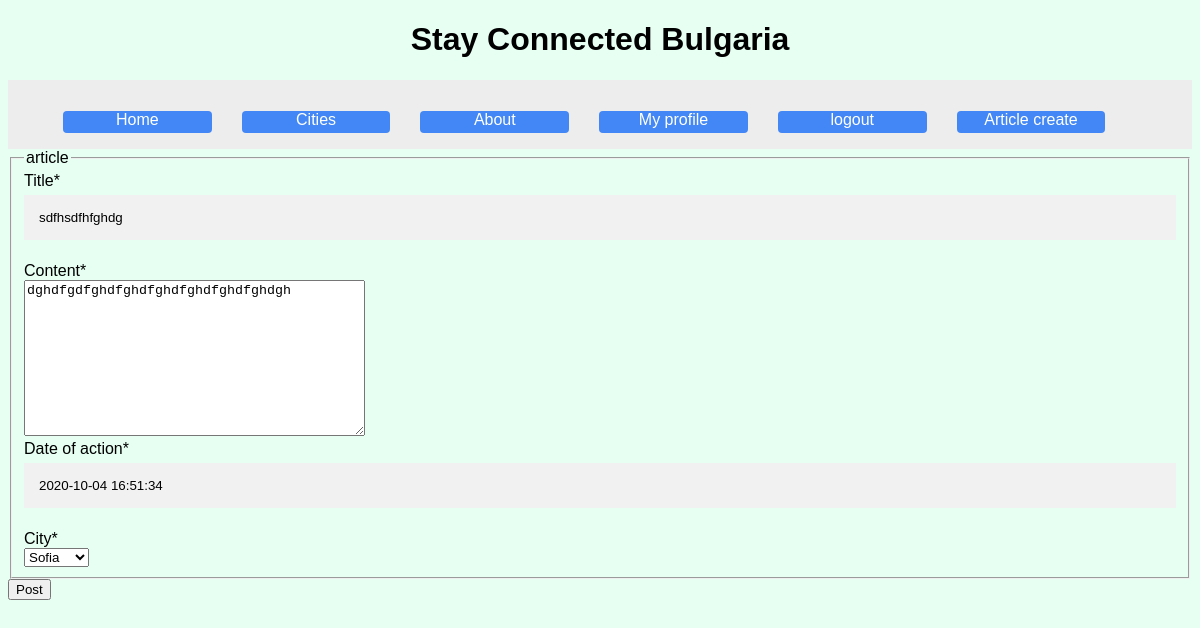
Before: /articles/update/8/ (signed in) with the older database file.
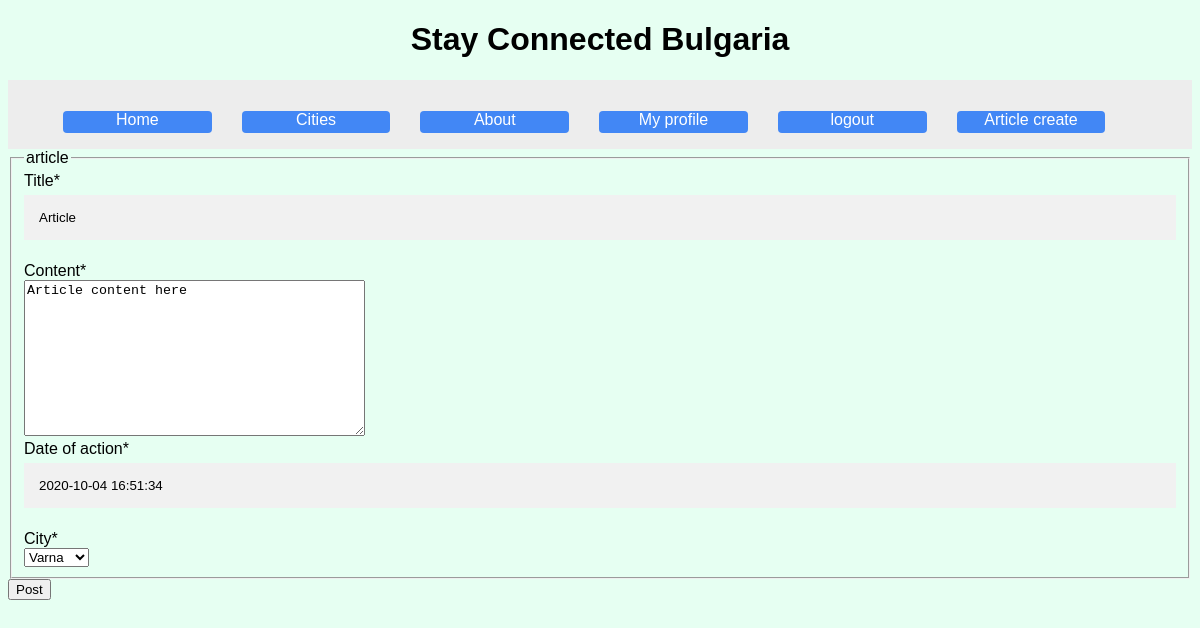
After: the same page with the newer database file.
### articles/models.py (models this page shows, shortened)
class Article(models.Model):
    title = models.CharField(max_length=100)
    content = models.TextField()
    date_posted = models.DateTimeField(default=timezone.now)
    date_of_action = models.DateTimeField(default=timezone.now)
    cities = [
    ('SOFIA', 'Sofia'),
    ('BURGAS', 'Burgas'),
    ('PLOVDIV', 'Plovdiv'),
    ('VARNA', 'Varna'),
    ('RUSE', 'Ruse'),
    ]
    city = models.CharField(
        max_length=10,
        choices=cities,
        default='SOFIA',
    )
    author = models.ForeignKey(User, on_delete=models.CASCADE)

### articles/views.py (the view, shortened to what this page needs)
# urls.py: path('update/<int:pk>/', views.ArticleUpdateView.as_view(), name='article-update'),
class ArticleUpdateView(LoginRequiredMixin, UserPassesTestMixin, UpdateView ):
    model=Article
    template_name="articles/article_form.html"
    fields = ['title','content','date_of_action','city']
    def test_func(self):
        article = self.get_object()
        if self.request.user == article.author:
            return True
        return False

### articles/templates/articles/article_form.html (shortened to what this page needs)
{% extends "pages/base.html" %}
{% load crispy_forms_tags %}
{% block content %}
    <div class="content-section">
        <form method="POST">
            <fieldset class="form-group">
                <legend class="border-bottom mb-4">article</legend>
                {{ form|crispy }}
            </fieldset>
            <div class="form-group">
                <button class="btn btn-outline-info" type="submit">Post</button>
            </div>
        </form>
    </div>
{% endblock content %}

Changed rows visible on the page:
changed Article: title "sdfhsdfhfghdg" → "Article"; content "dghdfgdfghdfghdfghdfghdfghdfghdgh" → "Article content here"; city "Sofia" → "Varna"
